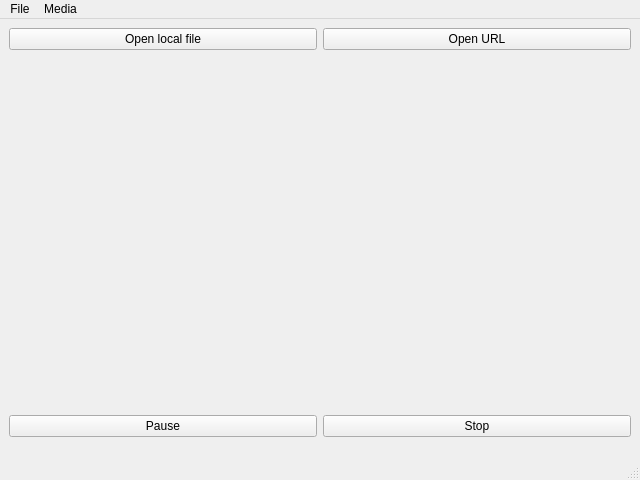
<?xml version="1.0" encoding="UTF-8"?>
<ui version="4.0">
 <class>DemoPlayer</class>
 <widget class="QMainWindow" name="DemoPlayer">
  <property name="geometry">
   <rect>
    <x>0</x>
    <y>0</y>
    <width>640</width>
    <height>480</height>
   </rect>
  </property>
  <property name="windowTitle">
   <string>Demo Player</string>
  </property>
  <widget class="QWidget" name="centralwidget">
   <layout class="QGridLayout" name="gridLayout_2">
    <item row="0" column="0">
     <widget class="QPushButton" name="openLocal">
      <property name="text">
       <string>Open local file</string>
      </property>
     </widget>
    </item>
    <item row="0" column="1">
     <widget class="QPushButton" name="openUrl">
      <property name="text">
       <string>Open URL</string>
      </property>
     </widget>
    </item>
    <item row="1" column="0" colspan="2">
     <widget class="VlcWidgetVideo" name="video" native="true"/>
    </item>
    <item row="3" column="1">
     <widget class="QPushButton" name="stop">
      <property name="text">
       <string>Stop</string>
      </property>
     </widget>
    </item>
    <item row="3" column="0">
     <widget class="QPushButton" name="pause">
      <property name="text">
       <string>Pause</string>
      </property>
      <property name="checkable">
       <bool>true</bool>
      </property>
     </widget>
    </item>
    <item row="4" column="0" colspan="2">
     <widget class="VlcWidgetVolumeSlider" name="volume" native="true">
      <property name="sizePolicy">
       <sizepolicy hsizetype="Preferred" vsizetype="Maximum">
        <horstretch>0</horstretch>
        <verstretch>0</verstretch>
       </sizepolicy>
      </property>
     </widget>
    </item>
    <item row="5" column="0" colspan="2">
     <widget class="VlcWidgetSeek" name="seek" native="true">
      <property name="sizePolicy">
       <sizepolicy hsizetype="Preferred" vsizetype="Maximum">
        <horstretch>0</horstretch>
        <verstretch>0</verstretch>
       </sizepolicy>
      </property>
     </widget>
    </item>
   </layout>
  </widget>
  <widget class="QMenuBar" name="menubar">
   <property name="geometry">
    <rect>
     <x>0</x>
     <y>0</y>
     <width>640</width>
     <height>23</height>
    </rect>
   </property>
   <widget class="QMenu" name="menuFile">
    <property name="title">
     <string>File</string>
    </property>
    <addaction name="actionOpenLocal"/>
    <addaction name="actionOpenUrl"/>
    <addaction name="separator"/>
    <addaction name="actionClose"/>
   </widget>
   <widget class="QMenu" name="menuMedia">
    <property name="title">
     <string>Media</string>
    </property>
    <addaction name="actionPause"/>
    <addaction name="actionStop"/>
   </widget>
   <addaction name="menuFile"/>
   <addaction name="menuMedia"/>
  </widget>
  <widget class="QStatusBar" name="statusbar"/>
  <action name="actionClose">
   <property name="text">
    <string>Close</string>
   </property>
  </action>
  <action name="actionPause">
   <property name="text">
    <string>Pause</string>
   </property>
  </action>
  <action name="actionStop">
   <property name="text">
    <string>Stop</string>
   </property>
  </action>
  <action name="actionOpenLocal">
   <property name="text">
    <string>Open local file</string>
   </property>
  </action>
  <action name="actionOpenUrl">
   <property name="text">
    <string>Open URL</string>
   </property>
  </action>
 </widget>
 <customwidgets>
  <customwidget>
   <class>VlcWidgetVideo</class>
   <extends>QWidget</extends>
   <header>vlc-qt/WidgetVideo.h</header>
   <container>1</container>
   <slots>
    <signal>fullscreen()</signal>
    <slot>toggleFullscreen()</slot>
   </slots>
  </customwidget>
  <customwidget>
   <class>VlcWidgetVolumeSlider</class>
   <extends>QWidget</extends>
   <header>vlc-qt/WidgetVolumeSlider.h</header>
   <container>1</container>
   <slots>
    <slot>mute()</slot>
    <slot>volumeUp()</slot>
    <slot>volumeDown()</slot>
   </slots>
  </customwidget>
  <customwidget>
   <class>VlcWidgetSeek</class>
   <extends>QWidget</extends>
   <header>vlc-qt/WidgetSeek.h</header>
   <container>1</container>
  </customwidget>
 </customwidgets>
 <resources/>
 <connections>
  <connection>
   <sender>actionClose</sender>
   <signal>triggered()</signal>
   <receiver>DemoPlayer</receiver>
   <slot>close()</slot>
   <hints>
    <hint type="sourcelabel">
     <x>-1</x>
     <y>-1</y>
    </hint>
    <hint type="destinationlabel">
     <x>399</x>
     <y>299</y>
    </hint>
   </hints>
  </connection>
 </connections>
</ui>
